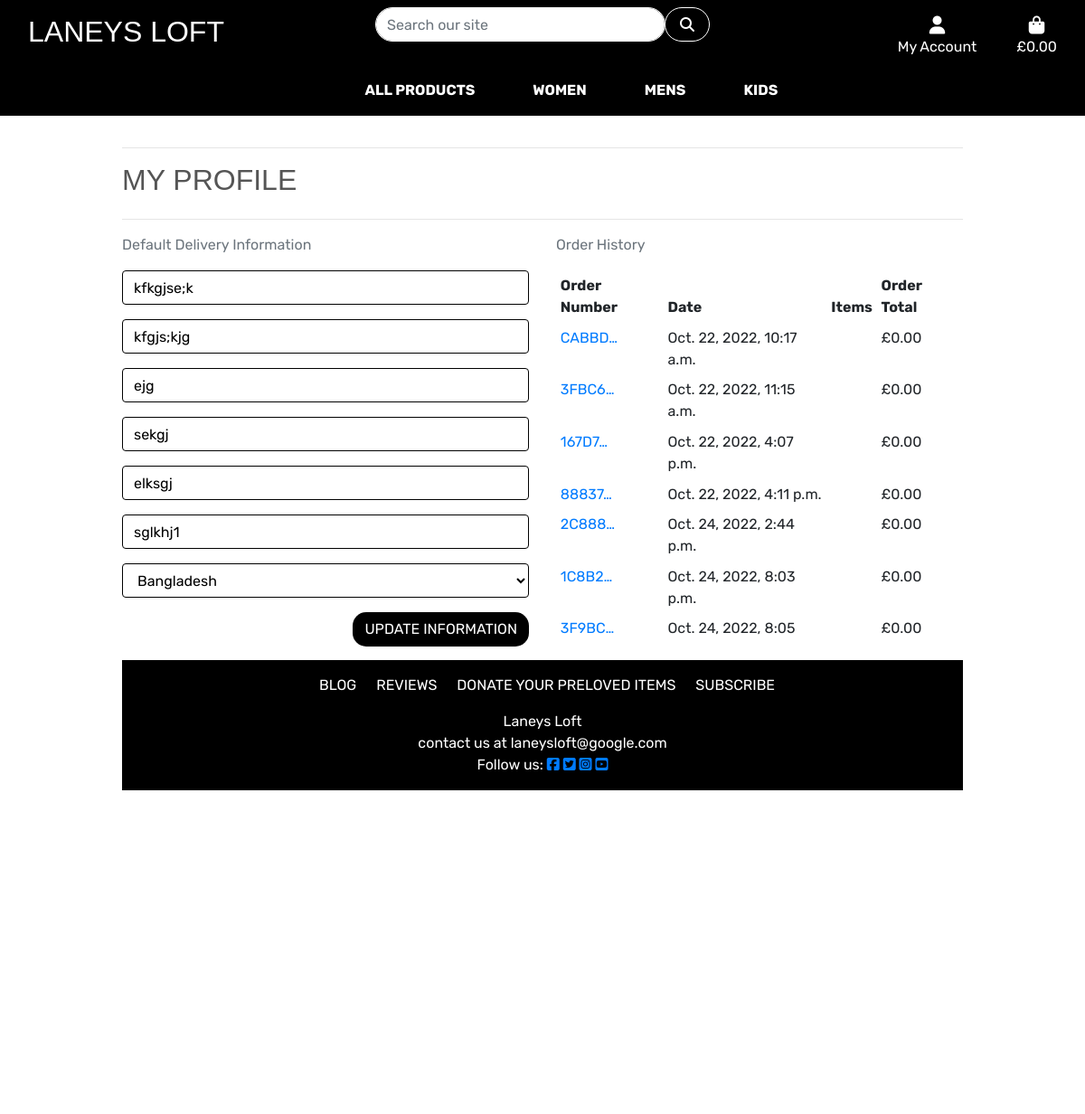
Page /profiles/ (signed in) on the committed database.
### profiles/models.py (models this page shows, shortened)
class UserProfile(models.Model):
    user = models.OneToOneField(User, on_delete=models.CASCADE)
    default_phone_number = models.CharField(
        max_length=20, null=True, blank=True)
    default_street_address1 = models.CharField(
        max_length=80, null=True, blank=True)
    default_street_address2 = models.CharField(
        max_length=80, null=True, blank=True)
    default_town_or_city = models.CharField(
        max_length=40, null=True, blank=True)
    default_county = models.CharField(
        max_length=80, null=True, blank=True)
    default_postcode = models.CharField(max_length=20, null=True, blank=True)
    default_country = CountryField(
        blank_label='Country', null=True, blank=True)

### checkout/models.py (models this page shows, shortened)
class Order(models.Model):
    order_number = models.CharField(max_length=32, null=False, editable=False)
    user_profile = models.ForeignKey(UserProfile, on_delete=models.SET_NULL,
                                     null=True, blank=True,
                                     related_name='orders')
    full_name = models.CharField(max_length=50, null=False, blank=False)
    email = models.EmailField(max_length=254, null=False, blank=False)
    phone_number = models.CharField(max_length=20, null=False, blank=False)
    country = CountryField(blank_label='Country *', null=False, blank=False)
    postcode = models.CharField(max_length=20, null=True, blank=True)
    town_or_city = models.CharField(max_length=40, null=False, blank=False)
    street_address1 = models.CharField(max_length=80, null=False, blank=False)
    street_address2 = models.CharField(max_length=80, null=True, blank=True)
    county = models.CharField(max_length=80, null=True, blank=True)
    date = models.DateTimeField(auto_now_add=True)
    delivery_cost = models.DecimalField(
        max_digits=6, decimal_places=2, null=False, default=0)
    order_total = models.DecimalField(
        max_digits=10, decimal_places=2, null=False, default=0)
    grand_total = models.DecimalField(
        max_digits=10, decimal_places=2, null=False, default=0)

### profiles/views.py (the view)
# urls.py: path('', views.profile, name='profile'),
def profile(request):
    profile = get_object_or_404(UserProfile, user=request.user)
    if request.method == 'POST':
        form = UserProfileForm(request.POST, instance=profile)
        if form.is_valid():
            form.save()
            messages.success(request, 'Profile updated successfully')
    form = UserProfileForm(instance=profile)
    orders = profile.orders.all()
    template = 'profiles/profile.html'
    context = {
        'form': form,
        'orders': orders,
        'on_profile_page': True
    }
    return render(request, template, context)

### profiles/forms.py
class UserProfileForm(forms.ModelForm):
    class Meta:
        model = UserProfile
        exclude = ('user',)
    def __init__(self, *args, **kwargs):
        super().__init__(*args, **kwargs)
        placeholders = {
            'default_phone_number': 'Phone Number',
            'default_postcode': 'Postal Code',
            'default_town_or_city': 'Town or City',
            'default_street_address1': 'Street Address 1',
            'default_street_address2': 'Street Address 2',
            'default_county': 'County',
        }
        self.fields['default_phone_number'].widget.attrs['autofocus'] = True
        for field in self.fields:
            if field != 'default_country':
                if self.fields[field].required:
                    placeholder = f'{placeholders[field]} *'
                else:
                    placeholder = placeholders[field]
                self.fields[field].widget.attrs['placeholder'] = placeholder
            self.fields[field].widget.attrs['class'] = \
                'border-black rounded profile-form-input'
            self.fields[field].label = False

### bag/contexts.py (called while the page is built, shortened)
def bag_contents(request):
    bag_items = []
    total = 0
    item_count = 0
    bag = request.session.get('bag', {})
    if total < settings.FREE_DELIVERY_THRESHOLD:
        delivery = total * Decimal(settings.STANDARD_DELIVERY_PERCENTAGE / 100)
        free_delivery_delta = settings.FREE_DELIVERY_THRESHOLD - total
    else:
        delivery = 0
        free_delivery_delta = 0
    grand_total = delivery + total
    context = {
        'bag_items': bag_items,
        'total': total,
        'item_count': item_count,
        'delivery': delivery,
        'free_delivery_delta': free_delivery_delta,
        'free_delivery_threshold': settings.FREE_DELIVERY_THRESHOLD,
        'grand_total': grand_total,
    }
    return context

### profiles/templates/profiles/profile.html (shortened to what this page needs)
{% extends "base.html" %}
{% load static %}
{% block extra_css %}
    <link rel="stylesheet" href="{% static 'profiles/css/profile.css' %}">
{% endblock %}
{% block page_header %}
    <div class="container header-container">
    </div>
{% endblock %}
{% block content %}
    <div class="overlay"></div>
    <div class="container">
        <div class="row">
            <div class="col">
                <hr>
                <h2 class="logo-font mb-4">My Profile</h2>
                <hr>
            </div>
        </div>
        <div class="row">
            <div class="col-12 col-lg-6">
                <p class="text-muted">Default Delivery Information</p>
                <form class="mt-3" action="{% url 'profile' %}" method="POST" id="profile-update-form">
                    {{ form|crispy }}
                    <button class="btn btn-black text-uppercase float-right">Update Information</button>
                </form>
            </div>
            <div class="col-12 col-lg-6">
                <p class="text-muted">Order History</p>
                <div class="order-history table-responsive">
                    <table class="table table-sm table-borderless">
                        <thead>
                            <tr>
                                <th>Order Number</th>
                                <th>Date</th>
                                <th>Items</th>
                                <th>Order Total</th>
                            </tr>
                        </thead>
                        <tbody>
                            {% for order in orders %}
                                <tr>
                                    <td>
                                        <a href="{% url 'order_history' order.order_number %}"
                                        title="{{ order.order_number }}">
                                            {{ order.order_number|truncatechars:6 }}
                                        </a>
                                    </td>
                                    <td>{{ order.date }}</td>
                                    <td>
                                    </td>
                                    <td>£{{ order.grand_total }}</td>
                                </tr>
                            {% endfor %}
                        </tbody>
                    </table>
                </div>
            </div>
        </div>
{% endblock %}

### static/css/base.css (style rules this page uses)
html { height: 100%; }
body { background: url('/media/homepage_background_cropped.webp') no-repeat center center fixed; background-size: cover; height: calc(100vh - 164px); color: #555; font-family: 'Rubik'; background-color: lightgrey; }
.header-container { padding-top: 145px; }
.rounded { border-radius: 10px; }
.logo-font { text-transform: uppercase; font-family: 'Alfa Slab One', sans-serif; }
.btn-black { background: black; color: white; border-radius: 15px; margin-bottom: 15px; }
.border-black { border: 1px solid black !important; }
.overlay { height: 100%; width: 100%; top: 0; left: 0; position: fixed; background: white; z-index: -1; }
@media (min-width: 1200px) { .container { max-width: 80%; } }
@media (min-width: 992px) { .header-container { padding-top: 164px; } }
@media (min-width: 408px) { .header-container { padding-top: 100px; } }
@media (min-width: 992px) { .header-container { padding-top: 147px; } }

### profiles/static/profiles/css/profile.css (style rules this page uses)
.order-history { max-height: 416px; overflow-y: auto; }
#profile-update-form .form-control { color: #000; }
#profile-update-form input::placeholder { color: #aab7c4; }
#id_default_country, #id_default_country option:not(:first-child) { color: #000; }

### rows in the picture
UserProfile: default_phone_number "kfkgjse;k", default_street_address1 "kfgjs;kjg", default_street_address2 "ejg", default_town_or_city "sekgj", default_county "elksgj", default_postcode "sglkhj1", default_country "Bangladesh"
Order: order_number "CABBD…", date "Oct. 22, 2022, 10:17 a.m.", grand_total "0.00"
Order: order_number "3FBC6…", date "Oct. 22, 2022, 11:15 a.m.", grand_total "0.00"
Order: order_number "167D7…", date "Oct. 22, 2022, 4:07 p.m.", grand_total "0.00"
Order: order_number "88837…", date "Oct. 22, 2022, 4:11 p.m.", grand_total "0.00"
Order: order_number "2C888…", date "Oct. 24, 2022, 2:44 p.m.", grand_total "0.00"
Order: order_number "1C8B2…", date "Oct. 24, 2022, 8:03 p.m.", grand_total "0.00"
Order: order_number "3F9BC…", date "Oct. 24, 2022, 8:05…", grand_total "0.00"
